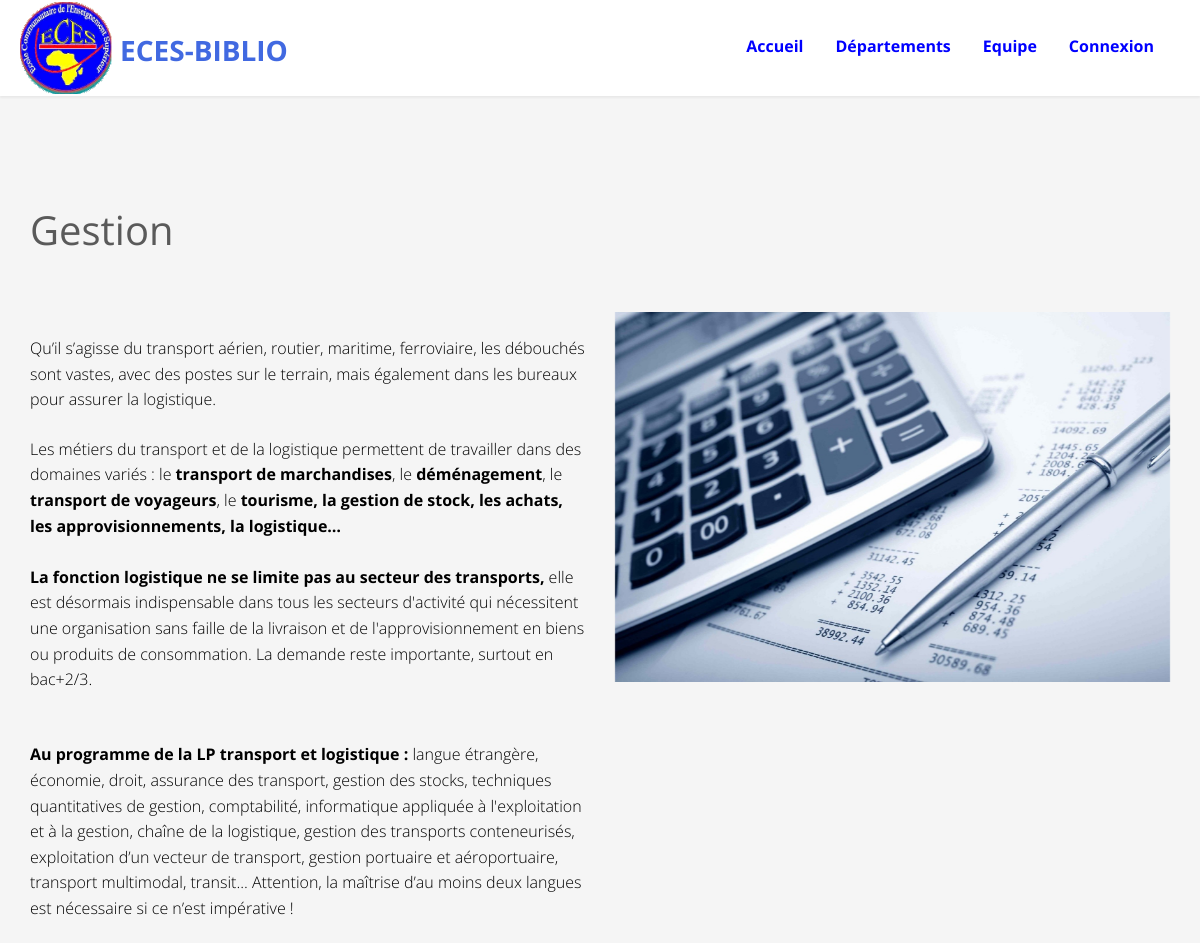
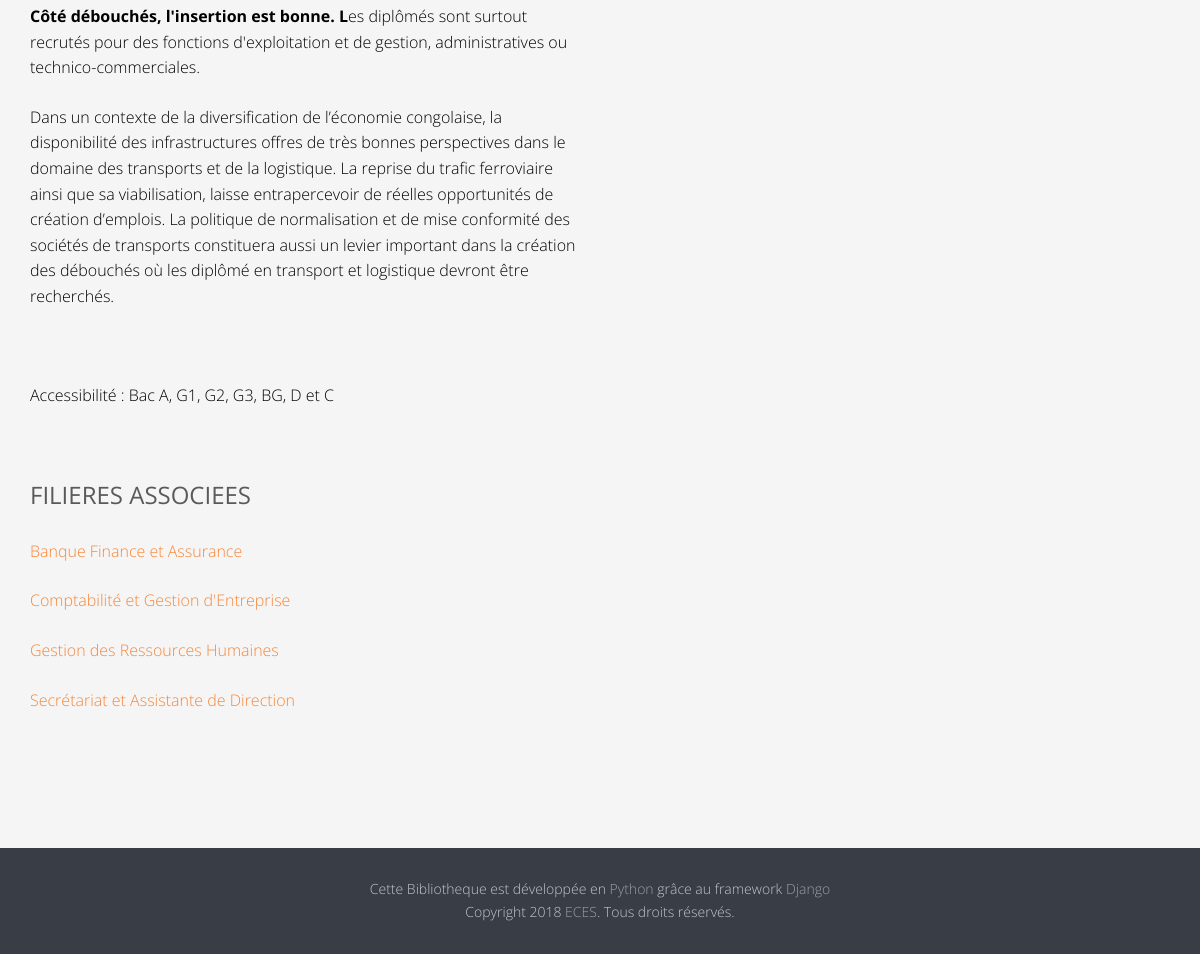
/departement/1/, run on the app's committed database (2 pictures, top to bottom).
### eces/models.py (models this page shows, shortened)
class Departement(models.Model):
  image=models.FileField(upload_to="Repertoire_Images", default='images_defaut/depdefault1.jpeg')
  libelle=models.CharField(max_length=255, unique=True ,help_text='veuillez indiquer un departement')
  description=RichTextField()
  class Meta:
    ordering =('libelle',)
    verbose_name_plural='DEPARTEMENTS'

class Filiere(models.Model):
  image=models.FileField(upload_to="Repertoire_Images", default='images_defaut/filieredefaut1.jpg')
  libelle=models.CharField(max_length=255, unique=True ,help_text='veuillez indiquer une filiere')
  description=RichTextField()
  departement=models.ForeignKey(Departement, on_delete=models.CASCADE)
  class Meta:
    ordering =('libelle',)
    verbose_name_plural='FILIERES'

### eces/views.py (the view)
# urls.py: path('departement/<int:pk>/', views.DepartementDetailView.as_view(), name='departement_detail'),
class DepartementDetailView(DetailView):
	template_name='departement_detail.html'
	model=models.Departement

### templates/departement_detail.html (shortened to what this page needs)
{% extends 'index.html' %}
{%  block header %}
{{ block.super }}
{%  endblock header%}
 {% block departement %}
 <div id="fh5co-tours" class="fh5co-section-gray">
    <div class="container">
        <div class="row">
            <div class="col-md-12 animate-box">
                 <h2 class="heading-title">{{ departement.libelle }}</h2>
            </div>
			<div class="col-md-6 animate-box">
				<p style="color: black">{{ departement.description|safe }}</p>
				<div class="blog-text">
			<div class="prod-title">
				<h3>FILIERES ASSOCIEES</h3>
					{% for filiere in departement.filiere_set.all %}
						<p><a href="{% url 'filiere_detail'  filiere.pk %}">{{ filiere.libelle }}</a></p>
					{% empty %}
						<p>La liste est vide</p>
					{% endfor %}
		    </div>
		</div>
			</div>
			<div class="col-md-6 animate-box">
				<img class="img-responsive" src="{{departement.image.url}}" alt="travel">
			</div>
		</div>
     </div>
</div>
 {% endblock departement %}

### eces/static/eces/css/style.css (style rules this page uses)
body { font-family: "Open Sans", Arial, sans-serif; line-height: 1.6; font-size: 16px; background: #fff; color: #848484; font-weight: 300; overflow-x: hidden; }
a { color: #F78536; -webkit-transition: 0.5s, ease; -o-transition: 0.5s, ease; transition: 0.5s, ease; }
p, ul, ol { margin-bottom: 1.5em; font-size: 16px; color: #848484; font-family: "Open Sans", Arial, sans-serif; }
h1, h2, h3, h4, h5, h6 { color: #5a5a5a; font-family: "Open Sans", Arial, sans-serif; font-weight: 400; margin: 0 0 30px 0; }
#fh5co-work-section, #fh5co-car, #fh5co-blog-section, #fh5co-features, #fh5co-tours, #fh5co-testimonial, .fh5co-content-section { padding: 7em 0; }
.fh5co-section-gray { background: rgba(0, 0, 0, 0.04); }
.heading-title { font-size: 40px; margin-bottom: 1.5em; }
.js .animate-box { opacity: 0; }

### data on the page
Departement: libelle "Gestion", description "Qu’il s’agisse du transport aérien, routier, maritime, ferroviaire, les débouchés sont vastes, avec des postes sur le terrain, mais également dans les bureaux pour assurer la logistique. Les métiers du transport et de la logistique permettent de travailler dans des domaines variés : le transport de marchandises , le déménagement , le transport de voyageurs , le tourisme, la gestion de stock, les achats, les approvisionnements, la logistique… La fonction logistique ne se limite pas au secteur des transports, elle est désormais indispensable dans tous les secteurs d'activité qui nécessitent une organisation sans faille de la livraison et de l'approvisionnement en biens ou produits de…", image (picture)
Filiere: libelle "Banque Finance et Assurance"
Filiere: libelle "Comptabilité et Gestion d'Entreprise"
Filiere: libelle "Gestion des Ressources Humaines"
Filiere: libelle "Secrétariat et Assistante de Direction"
